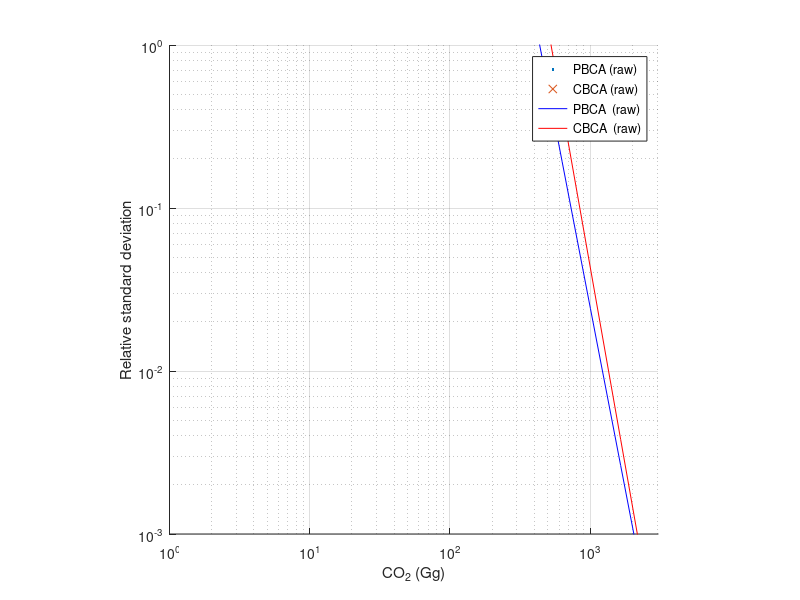
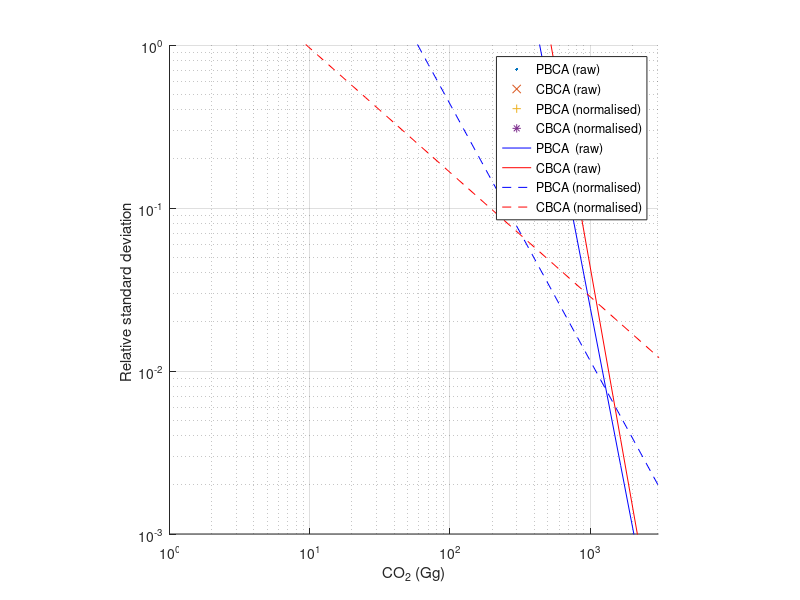

Source code (MATLAB) for these figures, in order:
%Plot figure with all data points as a scatter plot


load('A3_TimeSeriesCalcs.mat','struct_results','meta')


clear figure
fig = figure;
ax = axes;

% if you want to select a single year, do it here - note for these figures,
% only years between 36 and 56 make sense (there are more than 2 model
% observations)
year_select=logical(zeros(57,1)); %init
year_select(:)=1; % all years
% year_select(56)=1; % one year
%%%
% if you want to select a single country, do it here - note for these figures,
% only countries >9 are individual countries
country_select=logical(zeros(1,70)); %init
% country_select(:)=1; % all countries
country_select(11)=1; % one country


% transform representation to log form
set(gca, 'XScale', 'log')
set(gca, 'YScale', 'log')

%obtain rsd, mean and number of observations
%meta.regions.unique_country - logical to extract individual country observations and not country aggregates:
plot_norm_p_rsd=[struct_results.raw.p(meta.regions.unique_country).rsd];
plot_p_mean=[struct_results.raw.p(meta.regions.unique_country).mean];
plot_p_n=[struct_results.raw.p(meta.regions.unique_country).n];

%only plot sensible values (log transformation will occur) and when 3 data
%points
filterx=(plot_norm_p_rsd)>=1e-5 & (plot_p_n>2);
filterx(~year_select,:)=0;
filterx(:,~country_select)=0;

plot_p_y1=plot_norm_p_rsd(filterx);
plot_p_x1=plot_p_mean(filterx);

% plot_p_y1=plot_p_rsd.*filterx;
% plot_p_x1=plot_p_mean.*filterx;

hold all
plot_c_rsd=[struct_results.raw.c(meta.regions.unique_country).rsd];
plot_c_mean=[struct_results.raw.c(meta.regions.unique_country).mean];
plot_c_n=[struct_results.raw.c(meta.regions.unique_country).n];

filterx=(plot_c_rsd)>=1e-5 & (plot_c_n>2);
filterx(~year_select,:)=0;
filterx(:,~country_select)=0;
plot_c_y2=plot_c_rsd(filterx);
plot_c_x2=plot_c_mean(filterx);

% set up x-values (on a log-spaced vector for plotting)
MIN_VALUE = 0.1;
MAX_VALUE = 1e5;
NUM_POINTS = 200;
xspace = logspace(log10(MIN_VALUE), log10(MAX_VALUE), NUM_POINTS);

% plot the values, (axis is log-transformed above)
h1=scatter((plot_p_x1),(plot_p_y1)','.')
h2=scatter((plot_c_x2),(plot_c_y2)','x')
% linear fit on log transformed data:
[pfit,gofp]=polyfit(log10(plot_p_x1),log10(plot_p_y1),1);
[ccit,gofc]=polyfit(log10(plot_c_x2),log10(plot_c_y2),1);
% obtain fitted line, based on log-spaced x values
pY=(pfit(1).*((xspace)))+pfit(2);
cY=(ccit(1).*((xspace)))+ccit(2);
 %plot exponents, as axis is transformed
h3=plot(10.^(xspace),10.^(pY),'b')
h4=plot(10.^(xspace),10.^(cY),'r')
hold on


hleg1=legend([h1,h2,h3,h4],[{'PBCA (raw)'}',{'CBCA (raw)'},{'PBCA  (raw)'},{'CBCA  (raw)'}])
xlabel('CO_2 (Gg)')
ylabel('Relative standard deviation')
axis square
grid on

xlim([1,max(plot_c_x2+2000)])
ylim([0.001,1])


%%
% Replot but this time with normalised results as well.
fig3 = figure;
ax3 = axes;

%obtain rsd, mean and number of observations
%meta.regions.unique_country - logical to extract individual country observations and not country aggregates:
plot_norm_p_rsd=[struct_results.norm.p(meta.regions.unique_country).rsd];
plot_norm_p_mean=[struct_results.norm.p(meta.regions.unique_country).mean];

hold on
% transform representation to log form
set(gca, 'XScale', 'log')
set(gca, 'YScale', 'log')

%only plot sensible values (log transformation will occur) and when 3 data
%points
filterx=(plot_norm_p_rsd)>=1e-5 & (plot_p_n>2);
filterx(~year_select,:)=0;
filterx(:,~country_select)=0;
plot_p_y3=plot_norm_p_rsd(filterx);
plot_p_x3=plot_norm_p_mean(filterx);

%CBCA values:
plot_norm_c_rsd=[struct_results.norm.c(meta.regions.unique_country).rsd];
plot_norm_c_mean=[struct_results.norm.c(meta.regions.unique_country).mean];

filterx=(plot_norm_c_rsd)>=1e-5;
filterx(~year_select,:)=0;
filterx(:,~country_select)=0;
plot_c_y4=plot_norm_c_rsd(filterx);
plot_c_x4=plot_norm_c_mean(filterx);


[pfit,gofp]=polyfit(log10(plot_p_x3),log10(plot_p_y3),1);
[ccit,gofc]=polyfit(log10(plot_c_x4),log10(plot_c_y4),1);
pYnormalised=(pfit(1).*((xspace)))+pfit(2);
cYnormalised=(ccit(1).*((xspace)))+ccit(2);



h1=scatter((plot_p_x1),(plot_p_y1)','.');
h2=scatter((plot_c_x2),(plot_c_y2)','x');
h5=scatter((plot_p_x3),(plot_p_y3),'+');
h6=scatter((plot_c_x4),(plot_c_y4),'*');


h3=plot(10.^xspace,10.^(pY),'b')
h4=plot(10.^xspace,10.^(cY),'r')
h7=plot(10.^xspace,10.^pYnormalised,'b--')
h8=plot(10.^xspace,10.^(cYnormalised),'r--')


ylim([0.001,1])
xlim([1,max(plot_c_x2+2000)])

hleg1=legend([{'PBCA (raw)'}',{'CBCA (raw)'},{'PBCA (normalised)'}',{'CBCA (normalised)'},...
{'PBCA  (raw)'},{'CBCA (raw)'},{'PBCA (normalised)'},{'CBCA (normalised)'}])
xlabel('CO_2 (Gg)')
ylabel('Relative standard deviation ')
axis square
grid on
